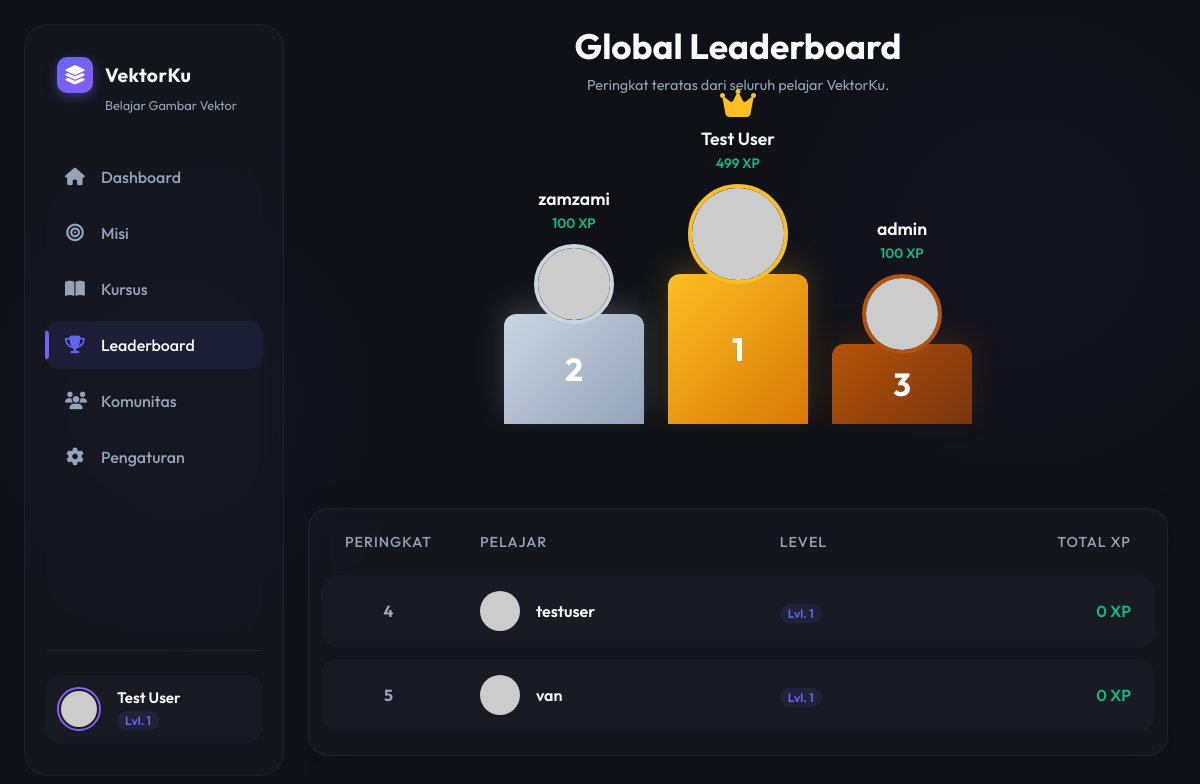
/leaderboard/ (signed in), run on the app's committed database.
### dashboard/models.py (models this page shows, shortened)
class UserProfile(models.Model):
    user = models.OneToOneField(User, on_delete=models.CASCADE)
    bio = models.TextField(blank=True, default="UI/UX Enthusiast. Sedang belajar desain interaktif dan web development.")
    xp = models.IntegerField(default=0)
    level = models.IntegerField(default=1)
    streak_days = models.IntegerField(default=0)
    is_public = models.BooleanField(default=True)
    show_in_leaderboard = models.BooleanField(default=True)

### dashboard/views.py (the view)
# urls.py: path('leaderboard/', views.leaderboard, name='leaderboard'),
@login_required(login_url='login')
def leaderboard(request):
    ranked = list(UserProfile.objects.select_related('user').order_by('-xp'))
    podium = ranked[:3]  # top 3
    rest = ranked[3:]    # rank 4+
    user_rank = None
    for idx, p in enumerate(ranked, start=1):
        if p.user == request.user:
            user_rank = idx
            break
    context = {
        'podium': podium,
        'rest': rest,
        'user_rank': user_rank,
        'user_profile': request.user.userprofile,
    }
    return render(request, 'dashboard/leaderboard.html', context)

### dashboard/templates/dashboard/leaderboard.html (shortened to what this page needs)
{% load static %}
<!DOCTYPE html>
<html lang="id">
<head>
    <link rel="stylesheet" href="https://cdnjs.cloudflare.com/ajax/libs/font-awesome/6.4.0/css/all.min.css">
    <link rel="stylesheet" href="{% static 'dashboard/style.css' %}">
</head>
<body>
    <div class="dashboard-container two-columns">
        <aside class="sidebar">
            <div class="sidebar-header">
                <div class="logo">
                    <div class="logo-icon"><i class="fa-solid fa-layer-group"></i></div>
                    <h2>VektorKu</h2>
                </div>
                <p class="subtitle">Belajar Gambar Vektor</p>
            </div>
            <nav class="sidebar-nav">
                <ul>
                    <li><a href="{% url 'index' %}"><i class="fa-solid fa-house"></i> Dashboard</a></li>
                    <li><a href="{% url 'misi' %}"><i class="fa-solid fa-bullseye"></i> Misi</a></li>
                    <li><a href="{% url 'kursus' %}"><i class="fa-solid fa-book-open"></i> Kursus</a></li>
                    <li class="active"><a href="{% url 'leaderboard' %}"><i class="fa-solid fa-trophy"></i> Leaderboard</a></li>
                    <li><a href="{% url 'komunitas' %}"><i class="fa-solid fa-users"></i> Komunitas</a></li>
                    <li><a href="{% url 'pengaturan' %}"><i class="fa-solid fa-gear"></i> Pengaturan</a></li>
                </ul>
            </nav>
            <div class="sidebar-footer">
                <div class="user-profile">
                    <img src="https://i.pravatar.cc/150?u={{ request.user.email }}" alt="User Avatar" class="avatar">
                    <div class="user-info">
                        <h4>{{ request.user.first_name|default:request.user.username }}</h4>
                        <span class="user-level">Lvl. {{ user_profile.level }}</span>
                    </div>
                </div>
            </div>
        </aside>
        <main class="main-content">
            <header class="section-header" style="text-align: center; justify-content: center; margin-bottom: 16px;">
                <div>
                    <h1 style="font-size: 2.2rem; margin-bottom: 8px;">Global Leaderboard</h1>
                    <p>Peringkat teratas dari seluruh pelajar VektorKu.</p>
                </div>
            </header>
            {% if podium|length >= 3 %}
            <div class="podium-container">
                <div class="podium-item rank-2">
                    <div class="podium-name">{{ podium.1.user.first_name|default:podium.1.user.username }}</div>
                    <div class="podium-xp">{{ podium.1.xp }} XP</div>
                    <img src="https://i.pravatar.cc/150?u={{ podium.1.user.email }}" alt="Rank 2" class="podium-avatar">
                    <div class="podium-base">2</div>
                </div>
                <div class="podium-item rank-1">
                    <i class="fa-solid fa-crown" style="color: #fbbf24; font-size: 2rem; margin-bottom: 8px;"></i>
                    <div class="podium-name">{{ podium.0.user.first_name|default:podium.0.user.username }}</div>
                    <div class="podium-xp">{{ podium.0.xp }} XP</div>
                    <img src="https://i.pravatar.cc/150?u={{ podium.0.user.email }}" alt="Rank 1" class="podium-avatar">
                    <div class="podium-base">1</div>
                </div>
                <div class="podium-item rank-3">
                    <div class="podium-name">{{ podium.2.user.first_name|default:podium.2.user.username }}</div>
                    <div class="podium-xp">{{ podium.2.xp }} XP</div>
                    <img src="https://i.pravatar.cc/150?u={{ podium.2.user.email }}" alt="Rank 3" class="podium-avatar">
                    <div class="podium-base">3</div>
                </div>
            </div>
            {% endif %}
            <div class="glass-panel" style="padding: 12px;">
                <table class="leaderboard-table">
                    <thead>
                        <tr>
                            <th style="width: 80px; text-align: center;">Peringkat</th>
                            <th>Pelajar</th>
                            <th>Level</th>
                            <th style="text-align: right;">Total XP</th>
                        </tr>
                    </thead>
                    <tbody>
                        {% for p in rest %}
                        <tr class="leaderboard-row {% if p.user == request.user %}current-user{% endif %}">
                            <td style="text-align: center; font-weight: 700; color: {% if p.user == request.user %}var(--accent-blue){% else %}var(--text-secondary){% endif %};">{{ forloop.counter|add:3 }}</td>
                            <td>
                                <div class="user-cell">
                                    <img src="https://i.pravatar.cc/150?u={{ p.user.email }}" alt="{{ p.user.username }}">
                                    <div>
                                        <div style="font-weight: 600; {% if p.user == request.user %}color: var(--accent-blue);{% endif %}">
                                            {{ p.user.first_name|default:p.user.username }}{% if p.user == request.user %} (Anda){% endif %}
                                        </div>
                                    </div>
                                </div>
                            </td>
                            <td>
                                <span class="user-level" {% if p.user == request.user %}style="background: var(--accent-blue); color: white;"{% endif %}>
                                    Lvl. {{ p.level }}
                                </span>
                            </td>
                            <td style="text-align: right; color: var(--accent-green); font-weight: 600;">{{ p.xp }} XP</td>
                        </tr>
                        {% empty %}
                        <tr>
                            <td colspan="4" style="text-align: center; padding: 40px; color: var(--text-muted);">
                                Belum ada data peringkat lainnya.
                            </td>
                        </tr>
                        {% endfor %}
                    </tbody>
                </table>
            </div>
        </main>
    </div>
</body>
</html>

### data on the page
UserProfile: level "1", user.username "Test User", xp "499"
UserProfile: user.username "zamzami", xp "100"
UserProfile: user.username "admin", xp "100"
UserProfile: user.first_name "testuser", level "1", xp "0"
UserProfile: user.first_name "van", level "1", xp "0"

### other printed values
{{ request.user.first_name|default:request.user.username }} "Test User"
